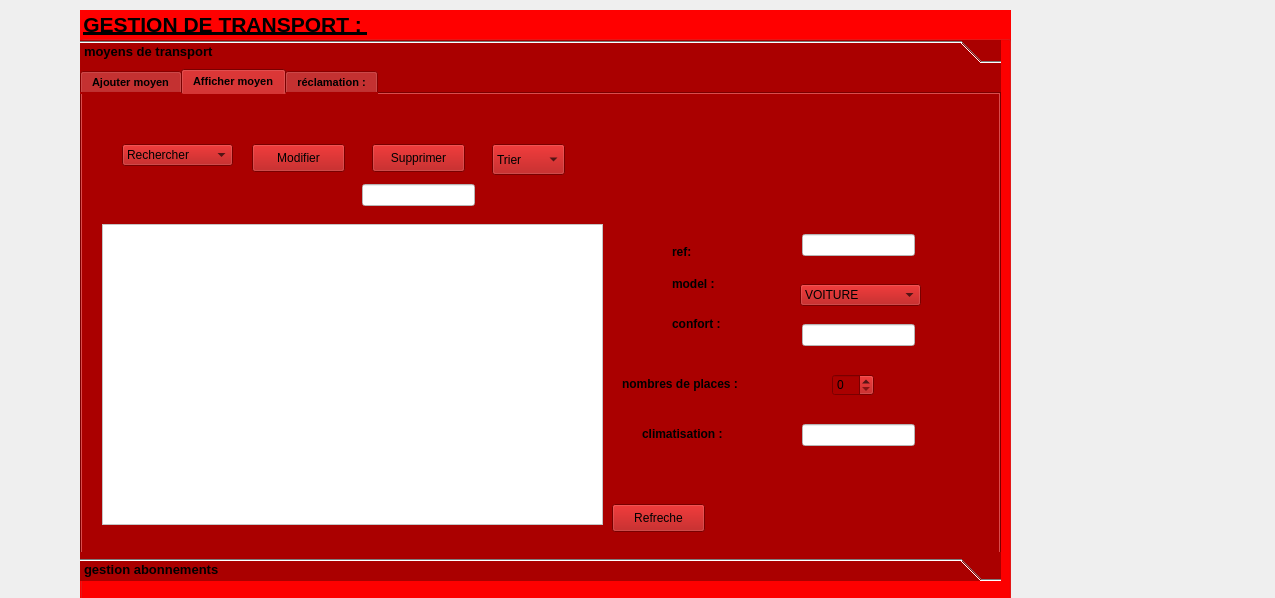
<?xml version="1.0" encoding="UTF-8"?>
<ui version="4.0">
 <class>transprot</class>
 <widget class="QDialog" name="transprot">
  <property name="geometry">
   <rect>
    <x>0</x>
    <y>0</y>
    <width>1275</width>
    <height>598</height>
   </rect>
  </property>
  <property name="windowTitle">
   <string>Dialog</string>
  </property>
  <widget class="QGroupBox" name="titre">
   <property name="geometry">
    <rect>
     <x>80</x>
     <y>10</y>
     <width>931</width>
     <height>601</height>
    </rect>
   </property>
   <property name="font">
    <font>
     <pointsize>16</pointsize>
     <weight>75</weight>
     <bold>true</bold>
     <underline>true</underline>
    </font>
   </property>
   <property name="styleSheet">
    <string notr="true">background-color: rgb(255, 0, 0);</string>
   </property>
   <property name="title">
    <string>GESTION DE TRANSPORT : </string>
   </property>
   <widget class="QToolBox" name="toolBox">
    <property name="geometry">
     <rect>
      <x>0</x>
      <y>30</y>
      <width>921</width>
      <height>541</height>
     </rect>
    </property>
    <property name="font">
     <font>
      <pointsize>10</pointsize>
      <weight>75</weight>
      <bold>true</bold>
     </font>
    </property>
    <property name="styleSheet">
     <string notr="true">background-color: rgb(170, 0, 0);
</string>
    </property>
    <property name="currentIndex">
     <number>0</number>
    </property>
    <widget class="QWidget" name="page_3">
     <property name="geometry">
      <rect>
       <x>0</x>
       <y>0</y>
       <width>921</width>
       <height>481</height>
      </rect>
     </property>
     <attribute name="label">
      <string>moyens de transport</string>
     </attribute>
     <widget class="QTabWidget" name="tabWidget">
      <property name="geometry">
       <rect>
        <x>0</x>
        <y>0</y>
        <width>921</width>
        <height>551</height>
       </rect>
      </property>
      <property name="font">
       <font>
        <pointsize>8</pointsize>
        <weight>75</weight>
        <bold>true</bold>
        <underline>false</underline>
       </font>
      </property>
      <property name="styleSheet">
       <string notr="true">background-color: rgb(170, 0, 0);</string>
      </property>
      <property name="currentIndex">
       <number>1</number>
      </property>
      <widget class="QWidget" name="tab_8">
       <attribute name="title">
        <string>Ajouter moyen</string>
       </attribute>
       <widget class="QLineEdit" name="lineEdit_ref">
        <property name="geometry">
         <rect>
          <x>360</x>
          <y>120</y>
          <width>211</width>
          <height>22</height>
         </rect>
        </property>
        <property name="styleSheet">
         <string notr="true">background-color: rgb(255, 255, 255);</string>
        </property>
       </widget>
       <widget class="QPushButton" name="ajouter">
        <property name="geometry">
         <rect>
          <x>550</x>
          <y>380</y>
          <width>131</width>
          <height>28</height>
         </rect>
        </property>
        <property name="text">
         <string>Ajouter</string>
        </property>
       </widget>
       <widget class="QLabel" name="reference">
        <property name="geometry">
         <rect>
          <x>210</x>
          <y>150</y>
          <width>111</width>
          <height>20</height>
         </rect>
        </property>
        <property name="font">
         <font>
          <pointsize>9</pointsize>
          <weight>75</weight>
          <bold>true</bold>
          <underline>false</underline>
         </font>
        </property>
        <property name="text">
         <string>model :</string>
        </property>
       </widget>
       <widget class="QLabel" name="nom">
        <property name="geometry">
         <rect>
          <x>210</x>
          <y>120</y>
          <width>55</width>
          <height>16</height>
         </rect>
        </property>
        <property name="font">
         <font>
          <pointsize>9</pointsize>
          <weight>75</weight>
          <bold>true</bold>
          <underline>false</underline>
         </font>
        </property>
        <property name="text">
         <string>ref:</string>
        </property>
       </widget>
       <widget class="QLabel" name="quantite">
        <property name="geometry">
         <rect>
          <x>210</x>
          <y>190</y>
          <width>81</width>
          <height>20</height>
         </rect>
        </property>
        <property name="font">
         <font>
          <pointsize>9</pointsize>
          <weight>75</weight>
          <bold>true</bold>
          <underline>false</underline>
         </font>
        </property>
        <property name="styleSheet">
         <string notr="true"/>
        </property>
        <property name="text">
         <string>confort :</string>
        </property>
       </widget>
       <widget class="QLabel" name="quantite_2">
        <property name="geometry">
         <rect>
          <x>160</x>
          <y>250</y>
          <width>151</width>
          <height>20</height>
         </rect>
        </property>
        <property name="font">
         <font>
          <pointsize>9</pointsize>
          <weight>75</weight>
          <bold>true</bold>
          <underline>false</underline>
         </font>
        </property>
        <property name="styleSheet">
         <string notr="true"/>
        </property>
        <property name="text">
         <string>nombres de places :</string>
        </property>
       </widget>
       <widget class="QSpinBox" name="spinBox_np">
        <property name="geometry">
         <rect>
          <x>380</x>
          <y>250</y>
          <width>42</width>
          <height>22</height>
         </rect>
        </property>
       </widget>
       <widget class="QLabel" name="quantite_3">
        <property name="geometry">
         <rect>
          <x>180</x>
          <y>300</y>
          <width>111</width>
          <height>20</height>
         </rect>
        </property>
        <property name="font">
         <font>
          <pointsize>9</pointsize>
          <weight>75</weight>
          <bold>true</bold>
          <underline>false</underline>
         </font>
        </property>
        <property name="styleSheet">
         <string notr="true"/>
        </property>
        <property name="text">
         <string>climatisation :</string>
        </property>
       </widget>
       <widget class="QLineEdit" name="lineEdi_confort">
        <property name="geometry">
         <rect>
          <x>360</x>
          <y>200</y>
          <width>211</width>
          <height>22</height>
         </rect>
        </property>
        <property name="styleSheet">
         <string notr="true">background-color: rgb(255, 255, 255);</string>
        </property>
       </widget>
       <widget class="QLineEdit" name="lineEdit_cli">
        <property name="geometry">
         <rect>
          <x>360</x>
          <y>290</y>
          <width>211</width>
          <height>22</height>
         </rect>
        </property>
        <property name="styleSheet">
         <string notr="true">background-color: rgb(255, 255, 255);</string>
        </property>
       </widget>
       <widget class="QComboBox" name="comboBox">
        <property name="geometry">
         <rect>
          <x>358</x>
          <y>150</y>
          <width>211</width>
          <height>22</height>
         </rect>
        </property>
        <item>
         <property name="text">
          <string>VOITURE</string>
         </property>
        </item>
        <item>
         <property name="text">
          <string>BUS</string>
         </property>
        </item>
       </widget>
      </widget>
      <widget class="QWidget" name="tab_10">
       <attribute name="title">
        <string>Afficher moyen</string>
       </attribute>
       <widget class="QTableView" name="tableView">
        <property name="geometry">
         <rect>
          <x>20</x>
          <y>130</y>
          <width>501</width>
          <height>301</height>
         </rect>
        </property>
        <property name="styleSheet">
         <string notr="true">background-color: rgb(255, 255, 255);</string>
        </property>
       </widget>
       <widget class="QPushButton" name="pushButton_mod">
        <property name="geometry">
         <rect>
          <x>170</x>
          <y>50</y>
          <width>93</width>
          <height>28</height>
         </rect>
        </property>
        <property name="text">
         <string>Modifier</string>
        </property>
       </widget>
       <widget class="QPushButton" name="pushButton_supp">
        <property name="geometry">
         <rect>
          <x>290</x>
          <y>50</y>
          <width>93</width>
          <height>28</height>
         </rect>
        </property>
        <property name="text">
         <string>Supprimer</string>
        </property>
       </widget>
       <widget class="QLineEdit" name="lineEdit_sup">
        <property name="geometry">
         <rect>
          <x>280</x>
          <y>90</y>
          <width>113</width>
          <height>22</height>
         </rect>
        </property>
        <property name="styleSheet">
         <string notr="true">background-color: rgb(255, 255, 255);</string>
        </property>
       </widget>
       <widget class="QLineEdit" name="lineEdit_ref_2">
        <property name="geometry">
         <rect>
          <x>720</x>
          <y>140</y>
          <width>113</width>
          <height>22</height>
         </rect>
        </property>
        <property name="styleSheet">
         <string notr="true">background-color: rgb(255, 255, 255);</string>
        </property>
       </widget>
       <widget class="QLineEdit" name="lineEdi_confort_2">
        <property name="geometry">
         <rect>
          <x>720</x>
          <y>230</y>
          <width>113</width>
          <height>22</height>
         </rect>
        </property>
        <property name="styleSheet">
         <string notr="true">background-color: rgb(255, 255, 255);</string>
        </property>
       </widget>
       <widget class="QSpinBox" name="spinBox_np_2">
        <property name="geometry">
         <rect>
          <x>750</x>
          <y>280</y>
          <width>42</width>
          <height>22</height>
         </rect>
        </property>
       </widget>
       <widget class="QLineEdit" name="lineEdit_cli_2">
        <property name="geometry">
         <rect>
          <x>720</x>
          <y>330</y>
          <width>113</width>
          <height>22</height>
         </rect>
        </property>
        <property name="styleSheet">
         <string notr="true">background-color: rgb(255, 255, 255);</string>
        </property>
       </widget>
       <widget class="QLabel" name="quantite_4">
        <property name="geometry">
         <rect>
          <x>540</x>
          <y>280</y>
          <width>151</width>
          <height>20</height>
         </rect>
        </property>
        <property name="font">
         <font>
          <pointsize>9</pointsize>
          <weight>75</weight>
          <bold>true</bold>
          <underline>false</underline>
         </font>
        </property>
        <property name="styleSheet">
         <string notr="true"/>
        </property>
        <property name="text">
         <string>nombres de places :</string>
        </property>
       </widget>
       <widget class="QLabel" name="nom_9">
        <property name="geometry">
         <rect>
          <x>590</x>
          <y>150</y>
          <width>55</width>
          <height>16</height>
         </rect>
        </property>
        <property name="font">
         <font>
          <pointsize>9</pointsize>
          <weight>75</weight>
          <bold>true</bold>
          <underline>false</underline>
         </font>
        </property>
        <property name="text">
         <string>ref:</string>
        </property>
       </widget>
       <widget class="QLabel" name="reference_2">
        <property name="geometry">
         <rect>
          <x>590</x>
          <y>180</y>
          <width>111</width>
          <height>20</height>
         </rect>
        </property>
        <property name="font">
         <font>
          <pointsize>9</pointsize>
          <weight>75</weight>
          <bold>true</bold>
          <underline>false</underline>
         </font>
        </property>
        <property name="text">
         <string>model :</string>
        </property>
       </widget>
       <widget class="QLabel" name="quantite_5">
        <property name="geometry">
         <rect>
          <x>590</x>
          <y>220</y>
          <width>81</width>
          <height>20</height>
         </rect>
        </property>
        <property name="font">
         <font>
          <pointsize>9</pointsize>
          <weight>75</weight>
          <bold>true</bold>
          <underline>false</underline>
         </font>
        </property>
        <property name="styleSheet">
         <string notr="true"/>
        </property>
        <property name="text">
         <string>confort :</string>
        </property>
       </widget>
       <widget class="QLabel" name="quantite_6">
        <property name="geometry">
         <rect>
          <x>560</x>
          <y>330</y>
          <width>111</width>
          <height>20</height>
         </rect>
        </property>
        <property name="font">
         <font>
          <pointsize>9</pointsize>
          <weight>75</weight>
          <bold>true</bold>
          <underline>false</underline>
         </font>
        </property>
        <property name="styleSheet">
         <string notr="true"/>
        </property>
        <property name="text">
         <string>climatisation :</string>
        </property>
       </widget>
       <widget class="QPushButton" name="Refreche">
        <property name="geometry">
         <rect>
          <x>530</x>
          <y>410</y>
          <width>93</width>
          <height>28</height>
         </rect>
        </property>
        <property name="text">
         <string>Refreche</string>
        </property>
       </widget>
       <widget class="QComboBox" name="comboBox_rechercher">
        <property name="geometry">
         <rect>
          <x>40</x>
          <y>50</y>
          <width>111</width>
          <height>22</height>
         </rect>
        </property>
        <item>
         <property name="text">
          <string>Rechercher</string>
         </property>
        </item>
        <item>
         <property name="text">
          <string>ref</string>
         </property>
        </item>
        <item>
         <property name="text">
          <string>modele et confort</string>
         </property>
        </item>
        <item>
         <property name="text">
          <string>modele et nombre_de_place et confort</string>
         </property>
        </item>
       </widget>
       <widget class="QComboBox" name="comboBox_trier">
        <property name="geometry">
         <rect>
          <x>410</x>
          <y>50</y>
          <width>73</width>
          <height>31</height>
         </rect>
        </property>
        <item>
         <property name="text">
          <string>Trier </string>
         </property>
        </item>
        <item>
         <property name="text">
          <string>ref</string>
         </property>
        </item>
        <item>
         <property name="text">
          <string>modele</string>
         </property>
        </item>
        <item>
         <property name="text">
          <string>modele et nombre de place </string>
         </property>
        </item>
       </widget>
       <widget class="QComboBox" name="comboBox_2">
        <property name="geometry">
         <rect>
          <x>718</x>
          <y>190</y>
          <width>121</width>
          <height>22</height>
         </rect>
        </property>
        <item>
         <property name="text">
          <string>VOITURE</string>
         </property>
        </item>
        <item>
         <property name="text">
          <string>BUS</string>
         </property>
        </item>
       </widget>
      </widget>
      <widget class="QWidget" name="tab_5">
       <attribute name="title">
        <string>réclamation :</string>
       </attribute>
      </widget>
     </widget>
    </widget>
    <widget class="QWidget" name="page_4">
     <property name="geometry">
      <rect>
       <x>0</x>
       <y>0</y>
       <width>921</width>
       <height>481</height>
      </rect>
     </property>
     <attribute name="label">
      <string>gestion abonnements</string>
     </attribute>
     <widget class="QTabWidget" name="tabWidget_2">
      <property name="geometry">
       <rect>
        <x>30</x>
        <y>0</y>
        <width>681</width>
        <height>391</height>
       </rect>
      </property>
      <property name="currentIndex">
       <number>1</number>
      </property>
      <widget class="QWidget" name="tab">
       <attribute name="title">
        <string>ajouter abonné</string>
       </attribute>
       <widget class="QLineEdit" name="lineEdit">
        <property name="geometry">
         <rect>
          <x>320</x>
          <y>70</y>
          <width>113</width>
          <height>22</height>
         </rect>
        </property>
       </widget>
       <widget class="QLabel" name="nom_2">
        <property name="geometry">
         <rect>
          <x>190</x>
          <y>70</y>
          <width>61</width>
          <height>20</height>
         </rect>
        </property>
        <property name="font">
         <font>
          <pointsize>9</pointsize>
          <weight>75</weight>
          <bold>true</bold>
          <underline>false</underline>
         </font>
        </property>
        <property name="text">
         <string>ID:</string>
        </property>
       </widget>
       <widget class="QLabel" name="nom_3">
        <property name="geometry">
         <rect>
          <x>190</x>
          <y>120</y>
          <width>55</width>
          <height>16</height>
         </rect>
        </property>
        <property name="font">
         <font>
          <pointsize>9</pointsize>
          <weight>75</weight>
          <bold>true</bold>
          <underline>false</underline>
         </font>
        </property>
        <property name="text">
         <string>NOM:</string>
        </property>
       </widget>
       <widget class="QLineEdit" name="lineEdit_2">
        <property name="geometry">
         <rect>
          <x>320</x>
          <y>120</y>
          <width>113</width>
          <height>22</height>
         </rect>
        </property>
       </widget>
       <widget class="QLineEdit" name="lineEdit_3">
        <property name="geometry">
         <rect>
          <x>320</x>
          <y>170</y>
          <width>113</width>
          <height>22</height>
         </rect>
        </property>
       </widget>
       <widget class="QLabel" name="nom_4">
        <property name="geometry">
         <rect>
          <x>190</x>
          <y>170</y>
          <width>81</width>
          <height>16</height>
         </rect>
        </property>
        <property name="font">
         <font>
          <pointsize>9</pointsize>
          <weight>75</weight>
          <bold>true</bold>
          <underline>false</underline>
         </font>
        </property>
        <property name="text">
         <string>prenom :</string>
        </property>
       </widget>
       <widget class="QLabel" name="nom_5">
        <property name="geometry">
         <rect>
          <x>180</x>
          <y>220</y>
          <width>101</width>
          <height>16</height>
         </rect>
        </property>
        <property name="font">
         <font>
          <pointsize>9</pointsize>
          <weight>75</weight>
          <bold>true</bold>
          <underline>false</underline>
         </font>
        </property>
        <property name="text">
         <string>ref moyen :</string>
        </property>
       </widget>
       <widget class="QLabel" name="nom_6">
        <property name="geometry">
         <rect>
          <x>180</x>
          <y>260</y>
          <width>55</width>
          <height>16</height>
         </rect>
        </property>
        <property name="font">
         <font>
          <pointsize>9</pointsize>
          <weight>75</weight>
          <bold>true</bold>
          <underline>false</underline>
         </font>
        </property>
        <property name="text">
         <string>Date :</string>
        </property>
       </widget>
       <widget class="QDateEdit" name="dateEdit">
        <property name="geometry">
         <rect>
          <x>250</x>
          <y>260</y>
          <width>110</width>
          <height>22</height>
         </rect>
        </property>
       </widget>
       <widget class="QLabel" name="nom_7">
        <property name="geometry">
         <rect>
          <x>410</x>
          <y>260</y>
          <width>71</width>
          <height>16</height>
         </rect>
        </property>
        <property name="font">
         <font>
          <pointsize>9</pointsize>
          <weight>75</weight>
          <bold>true</bold>
          <underline>false</underline>
         </font>
        </property>
        <property name="text">
         <string>jusqu'au :</string>
        </property>
       </widget>
       <widget class="QDateEdit" name="dateEdit_2">
        <property name="geometry">
         <rect>
          <x>520</x>
          <y>260</y>
          <width>110</width>
          <height>22</height>
         </rect>
        </property>
       </widget>
       <widget class="QLabel" name="nom_8">
        <property name="geometry">
         <rect>
          <x>190</x>
          <y>310</y>
          <width>55</width>
          <height>16</height>
         </rect>
        </property>
        <property name="font">
         <font>
          <pointsize>9</pointsize>
          <weight>75</weight>
          <bold>true</bold>
          <underline>false</underline>
         </font>
        </property>
        <property name="text">
         <string>payer :</string>
        </property>
       </widget>
       <widget class="QCheckBox" name="checkBox_2">
        <property name="geometry">
         <rect>
          <x>290</x>
          <y>310</y>
          <width>81</width>
          <height>20</height>
         </rect>
        </property>
        <property name="text">
         <string>CheckBox</string>
        </property>
       </widget>
      </widget>
      <widget class="QWidget" name="tab_2">
       <attribute name="title">
        <string>Tab 2</string>
       </attribute>
      </widget>
     </widget>
    </widget>
   </widget>
  </widget>
 </widget>
 <resources/>
 <connections/>
</ui>
